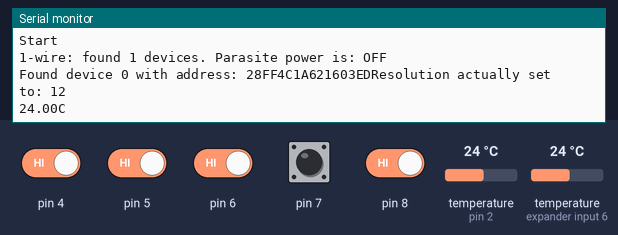
Bench run of a sketch on a simulated Arduino Uno, built with avr-gcc and run on an emulated ATmega328P. On the bench: the last lines printed to the serial monitor. The inputs (shaded band) are chosen by the test bench; at power-on: pin 4–8 HIGH, temperature (sensors on pin 2, expander input 6) 24 °C. WiFi joins after 1.5 s; servers stay silent unless stated.

Above: at 2.0 s.
2.1 s: pin 4 driven LOW
5.1 s: pin 5 driven LOW
8.5 s: pin 6 driven LOW
11.5 s: pin 8 driven LOW
At 11.59 s:
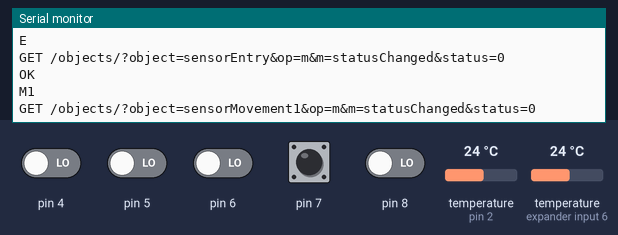
15.1 s: temperature (sensor on pin 2) set to 12 °C
At 18.0 s:
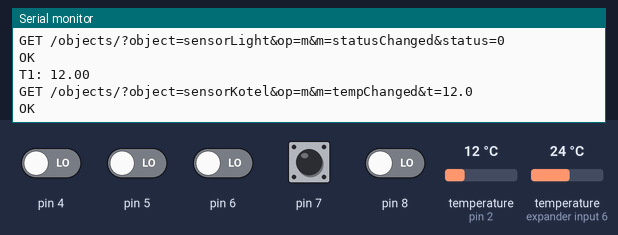
18.1 s: temperature (sensor on expander input 6) set to 12 °C
At 19.99 s:
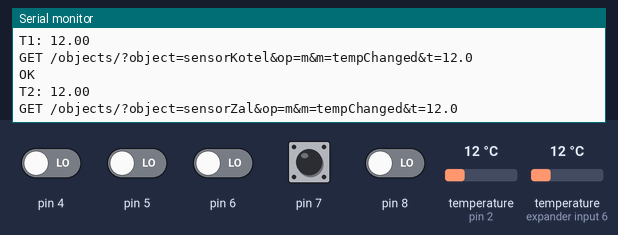

Measured:
- after the input at 15.1 s, the serial monitor: prints a new line after 2.5 s (image 2)
- after the input at 18.1 s, the serial monitor: prints a new line after 1.7 s (image 3)

The sketch:

ArduinoController.ino
```cpp
/**
* Контроллер-сборщик данных (к проекту http://smartliving.ru/)
* Platform: Arduino UNO R3 + EthernetShield W5100
* IDE: Arduino 1.0.1
* Подключение датчиков температуры DS18x20 по схеме с нормальным питанием (пример http://sourceforge.net/apps/trac/arduios/wiki/owmon)
* данные (зеленый провод со схемы по ссылке указанной выше) подключаем на D2
* ВНИМАНИЕ! Для того чтобы у Вас заработало получение данных с детчиков температуры, нужно прописать адреса ваших датчиков (ниже по коду)
*
* Остальные датчики:
* Digital 4 - Датчик гаражной двери
* Digital 5 - Датчик въездных воротна
* Digital 6 - Датчик движения 1
* Digital 7 - Датчик движения 2
* Digital 8 - Датчик света
*
*
*
**/
#include <Ethernet.h>
#include <SPI.h>
#include <OneWire.h>
#include <DallasTemperature.h>
#include <math.h>

// MAC-адрес нашего устройства
byte mac[] = { 0xDE, 0xAD, 0xBE, 0xEF, 0xFE, 0xED };
byte ip[] = { 192, 168, 8, 120 };
byte subnet[] = { 255, 255, 255, 0 };
byte gateway[] = { 192, 168, 8, 1 };
byte dns_server[] = { 192, 168, 8, 1 };
// ip-адрес удалённого сервера
byte server[] = { 192, 168, 10, 130 };

EthernetClient rclient;

// Pin controller for connection data pin DS18S20
#define ONE_WIRE_BUS 2 // Digital 2 pin Arduino (куда подключен выход с шины датчиков DS18X20
#define TEMPERATURE_PRECISION 9

OneWire oneWire(ONE_WIRE_BUS);
DallasTemperature sensors(&oneWire);

// Настройка датчиков температуры (адреса удобно определять программой из примера DallasTemperature/Mulriple)
//Device 0 Address: 1060CF59010800E3
//Device 1 Address: 109ABE59010800FE
// Датчик температуры на (зал)
DeviceAddress Termometer1 =  { 0x10, 0x60, 0xCF, 0x59, 0x1, 0x8, 0x0, 0xE3 };
// Датчик температуры на (котёл)
DeviceAddress Termometer2 = { 0x10, 0x9A, 0xBE, 0x59, 0x1, 0x8, 0x0, 0xFE };

// Для поиска
DeviceAddress Termometers;

// Инициализация начальных значений
float tempC;
int old_temperature1=0;
int old_temperature2=0;
int old_garage=0;
int old_entry=0;
int old_movement_1=0;
int old_movement_2=0;
int old_light=0;
char buf[80];
char ipbuff[16];

// ------------------------------------------------------------------------------------------------

// Функция отправки HTTP-запроса на сервер
void sendHTTPRequest() {
  Serial.println(buf);
  if (rclient.connect(server, 80)) {
   Serial.println("OK");
   rclient.print(buf);
   rclient.println(" HTTP/1.0");
   rclient.print("Host: ");
   sprintf(ipbuff, "%u.%u.%u.%u", ip[0], ip[1], ip[2], ip[3]);
   rclient.println(ipbuff); // ip адрес нашего контроллера в текстовом виде
   rclient.print("Content-Type: text/html\n");
   rclient.println("Connection: close\n");
   delay(2000);
   rclient.stop();
  } else {
   Serial.println("FAILED");
  }
}

/**************************************************************************************************
*/
void searchDevices() {
   int numberOfDevices = sensors.getDeviceCount();
   sensors.begin();
   sensors.requestTemperatures();

   for(int i=0;i<numberOfDevices; i++) {
      if(sensors.getAddress(Termometers, i))
      {
          Serial.print("Found device ");
	  Serial.print(i, DEC);
          Serial.print(" with address: ");
          for (uint8_t i = 0; i < 8; i++) {
            if (Termometers[i] < 16) Serial.print("0");
              Serial.print(Termometers[i], HEX);
          }

          Serial.print("Resolution actually set to: ");
		Serial.print(sensors.getResolution(Termometers), DEC);
          Serial.println();
          float tempC = sensors.getTempC(Termometers);
          Serial.print(tempC);
          Serial.println("C");

      } else {
            // not found
      }
    }
}


/**************************************************************************************************
*/

// ------------------------------------------------------------------------------------------------
void setup()
{
  // Для дебага будем выводить отладочные сообщения в консоль
  Serial.begin(9600);
  Serial.println("Start");

// Настройки 1-wire
  sensors.begin(); // Инициализация шины 1-wire (для датчиков температуры)

// Определим сколько датчиков на шине
  Serial.print("1-wire: found ");
  Serial.print(sensors.getDeviceCount(), DEC);
  Serial.print(" devices.");
  Serial.print(" Parasite power is: ");
  if (sensors.isParasitePowerMode()) Serial.println("ON");
  else Serial.println("OFF");

  searchDevices();


/*
if (sensors.validAddress(Termometer1) == true) {
  Serial.println("Address is VALID");
  if (sensors.isConnected(Termometer1) == true) {
    Serial.println("Termometer1 isConnected");
    sensors.setResolution(Termometer1, TEMPERATURE_PRECISION);
    sensors.setResolution(Termometer2, TEMPERATURE_PRECISION);
  } else {
    Serial.println("Termometer1 isConnected=false");
  }
}
*/

 Ethernet.begin(mac, ip, dns_server, gateway, subnet); // Инициализируем Ethernet Shield

 pinMode(4, INPUT); // Датчик гаражной двери
 old_garage=digitalRead(4);

 pinMode(5, INPUT); // Датчик въездных ворот
 old_entry=digitalRead(5);

 pinMode(6, INPUT); // Датчик движения 1
 old_movement_1=digitalRead(6);

 pinMode(7, INPUT); // Датчик движения 2
 old_movement_2=digitalRead(7);

 pinMode(8, INPUT); // Датчик света
 old_light=digitalRead(8);

}

// ------------------------------------------------------------------------------------------------
void loop()
{

  // Перед каждым получением температуры надо ее запросить
  sensors.requestTemperatures();

  int valid_sensor=0;

  delay(1000); // задержка в 1 сек.


  // TEMP SENSOR 1 --------------------------------------
  float current_temp1=0;
  tempC = sensors.getTempC(Termometer1); // Получим температуру от датчика (или ошибку)
  if (tempC == DEVICE_DISCONNECTED) {
    // Устройство отсоеденнено
    Serial.println("Termometer1 is DEVICE_DISCONNECTED");
    // TODO Послать бы на сервер сигнал о том, что датчит не отвечает

  } else {
    // Устройство отдало реальное значение температуры (или осталось старое)
    Serial.print("T1: ");
    current_temp1 = tempC; // получаем температуру
    Serial.println(current_temp1);
    if ((old_temperature1!=(int)current_temp1) && (current_temp1<79) && (current_temp1>5)) {
      int temp1 = (current_temp1 - (int)current_temp1) * 100; // выделяем дробную часть
      sprintf(buf, "GET /objects/?object=sensorKotel&op=m&m=tempChanged&t=%0d.%d", (int)current_temp1, abs(temp1));
      sendHTTPRequest();
    }
  old_temperature1=(int)current_temp1;
  }


  // TEMP SENSOR 2 --------------------------------------
  float current_temp2=0;
  tempC = sensors.getTempC(Termometer2); // Получим температуру от датчика (или ошибку)
  if (tempC == DEVICE_DISCONNECTED) {
    // Устройство отсоеденнено
    Serial.println("Termometer2 is DEVICE_DISCONNECTED");
    // TODO Послать бы на сервер сигнал о том, что датчит не отвечает

  } else {
    // Устройство отдало реальное значение температуры (или осталось старое)
    Serial.print("T2: ");
    current_temp2 = tempC; // получаем температуру
    Serial.println(current_temp2);
    if ((old_temperature2!=(int)current_temp2) && (current_temp2<50) && (current_temp2>5)) {
      int temp1 = (current_temp2 - (int)current_temp2) * 100; // выделяем дробную часть
      sprintf(buf, "GET /objects/?object=sensorZal&op=m&m=tempChanged&t=%0d.%d", (int)current_temp2, abs(temp1));
      sendHTTPRequest();
    }
  old_temperature2=(int)current_temp2;
  }


  //GARAGE GATES SENSOR
  Serial.println("G");
  int current_garage=digitalRead(4);
  //Serial.println(current_garage);
  if (current_garage!=(int)old_garage) {
    old_garage=(int)current_garage;
    sprintf(buf, "GET /objects/?object=sensorGarage&op=m&m=statusChanged&status=%i", (int)current_garage);
    sendHTTPRequest();
  }

 //ENTRY GATES SENSOR

  Serial.println("E");
  int current_entry=digitalRead(5);
  //Serial.println(current_entry);
  if (current_entry!=(int)old_entry) {
    old_entry=(int)current_entry;
    sprintf(buf, "GET /objects/?object=sensorEntry&op=m&m=statusChanged&status=%i", (int)current_entry);
    sendHTTPRequest();
  }

 //MOVEMENT 1 SENSOR
  Serial.println("M1");
  int current_movement_1=digitalRead(6);
  //Serial.println(current_movement_1);
  if (current_movement_1!=(int)old_movement_1) {
    old_movement_1=(int)current_movement_1;
    sprintf(buf, "GET /objects/?object=sensorMovement1&op=m&m=statusChanged&status=%i", (int)current_movement_1);
    sendHTTPRequest();
  }

 //MOVEMENT 2 SENSOR
  Serial.println("M2");
  int current_movement_2=digitalRead(7);
  //Serial.println(current_movement_2);
  if (current_movement_2!=(int)old_movement_2) {
    old_movement_2=(int)current_movement_2;
    sprintf(buf, "GET /objects/?object=sensorMovement2&op=m&m=statusChanged&status=%i", (int)current_movement_2);
    sendHTTPRequest();
  }


 //LIGHT SENSOR

  Serial.println("L");
  int current_light=digitalRead(8);
  //Serial.println(current_light);
  if (current_light!=(int)old_light) {
    old_light=(int)current_light;
    sprintf(buf, "GET /objects/?object=sensorLight&op=m&m=statusChanged&status=%i", (int)current_light);
    sendHTTPRequest();
  }


}
```
